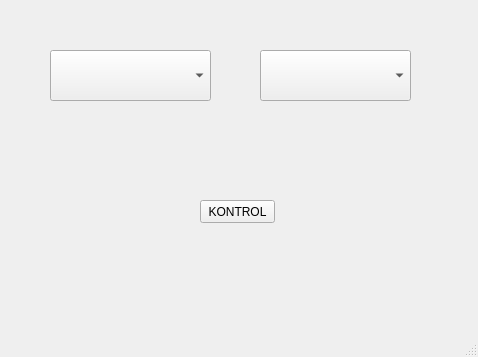
<?xml version="1.0" encoding="UTF-8"?>
<ui version="4.0">
 <class>MainWindow</class>
 <widget class="QMainWindow" name="MainWindow">
  <property name="geometry">
   <rect>
    <x>0</x>
    <y>0</y>
    <width>478</width>
    <height>357</height>
   </rect>
  </property>
  <property name="windowTitle">
   <string>MainWindow</string>
  </property>
  <widget class="QWidget" name="centralwidget">
   <widget class="QComboBox" name="comboAd">
    <property name="geometry">
     <rect>
      <x>50</x>
      <y>50</y>
      <width>161</width>
      <height>51</height>
     </rect>
    </property>
    <item>
     <property name="text">
      <string/>
     </property>
    </item>
    <item>
     <property name="text">
      <string>Musa</string>
     </property>
    </item>
    <item>
     <property name="text">
      <string>Mehmet Samed</string>
     </property>
    </item>
    <item>
     <property name="text">
      <string>Çağlar</string>
     </property>
    </item>
    <item>
     <property name="text">
      <string>Vildan</string>
     </property>
    </item>
    <item>
     <property name="text">
      <string>Ayşe</string>
     </property>
    </item>
   </widget>
   <widget class="QComboBox" name="comboSoyad">
    <property name="geometry">
     <rect>
      <x>260</x>
      <y>50</y>
      <width>151</width>
      <height>51</height>
     </rect>
    </property>
    <item>
     <property name="text">
      <string/>
     </property>
    </item>
    <item>
     <property name="text">
      <string>BOSTANCI</string>
     </property>
    </item>
    <item>
     <property name="text">
      <string>TOSUN</string>
     </property>
    </item>
    <item>
     <property name="text">
      <string>ALUÇ</string>
     </property>
    </item>
    <item>
     <property name="text">
      <string>TORTOPOĞLU</string>
     </property>
    </item>
    <item>
     <property name="text">
      <string>AYTEKİN</string>
     </property>
    </item>
   </widget>
   <widget class="QLabel" name="label">
    <property name="geometry">
     <rect>
      <x>180</x>
      <y>140</y>
      <width>111</width>
      <height>41</height>
     </rect>
    </property>
    <property name="text">
     <string/>
    </property>
   </widget>
   <widget class="QPushButton" name="btnKontrol">
    <property name="geometry">
     <rect>
      <x>200</x>
      <y>200</y>
      <width>75</width>
      <height>23</height>
     </rect>
    </property>
    <property name="text">
     <string>KONTROL</string>
    </property>
   </widget>
  </widget>
  <widget class="QMenuBar" name="menubar">
   <property name="geometry">
    <rect>
     <x>0</x>
     <y>0</y>
     <width>478</width>
     <height>21</height>
    </rect>
   </property>
  </widget>
  <widget class="QStatusBar" name="statusbar"/>
 </widget>
 <resources/>
 <connections/>
</ui>
